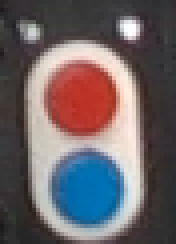
#> input picture file/filefeature0.png, 44 x 61 px, found by its file name (shown 4 times larger); its folder holds only this picture in this run
$ python offline.py
#> lines starting #> are read from the running program, lines starting #| are printed output that depends on the picture; after the words box and inside, x2 and y2 are one past the last pixel; in counts of white or black regions, pixels touching at a corner belong together
#! /usr/bin/env python3

import rospy
import cv2
import os
import numpy as np
from sklearn.cluster import KMeans
from math import cos,sin
GREEN = '\033[92m'
YELLOW = '\033[93m'
RED = '\033[91m'
BOLD = '\033[1m'
END = '\033[0m'


SERVICE_CALLBACK = GREEN + "Service call {} received" + END
PARAM_NOT_DEFINED_ERROR = "Parameter: {} not defined"
SUCCESSFUL = "Successfully executed"
NOT_SUCCESSFUL = "Not Successfully executed"
USER_QUESTION = YELLOW + "Do you want to save another image?" + END

# [129 lines left out: functions getScreen, getRedBlueButtons, not called in this run]


    # [4 lines of commented-out code are left out]


def main():

    rospy.init_node("offline_board_localization")
#> (this line was passed over: rospy is not available in this run)

    # [6 lines of commented-out code are left out]

    images_folder_path = "/home/samuele/projects/robothon_2022_ws/src/robothon2022_vision/file"


    for single_image_name in os.listdir(images_folder_path):
        img = cv2.imread(os.path.join(images_folder_path,single_image_name))
#> img is the input picture: shape (61, 44, 3); mean B, G, R 102.8, 99.6, 108.5

        crop_img      = img[144:669, 360:1150]
#> crop_img = empty array
        crop_img_copy = img[144:669, 360:1150].copy()
#> crop_img_copy = empty array

        print(img.shape)
#| (61, 44, 3)
        cv2.imshow("img croppata",crop_img)
        hsv = cv2.cvtColor(img, cv2.COLOR_BGR2HSV)
#> hsv: shape (61, 44, 3); mean H, S, V 58.5, 60.1, 123.1
        lab = cv2.cvtColor(img, cv2.COLOR_BGR2Lab)
#> lab: shape (61, 44, 3); mean of channels 0, 1, 2 109.5, 134.4, 129
        bw  = cv2.cvtColor(img, cv2.COLOR_BGR2GRAY)

        hue,saturation,value = cv2.split(hsv)
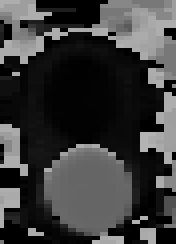
#> hue: shape (61, 44) (shown 4 times larger); min 0, max 179, mean 58.5
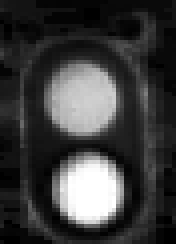
#> saturation: shape (61, 44) (shown 4 times larger); min 0, max 255, mean 60.1
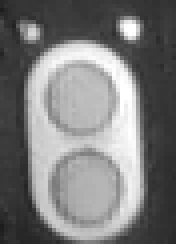
#> value: shape (61, 44) (shown 4 times larger); min 28, max 255, mean 123.1
        l_col,a_col,b_col    = cv2.split(lab)
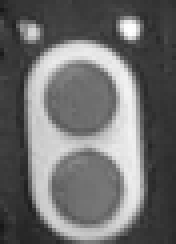
#> l_col: shape (61, 44) (shown 4 times larger); min 23, max 255, mean 109.5
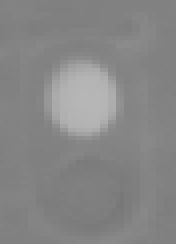
#> a_col: shape (61, 44) (shown 4 times larger); min 119, max 183, mean 134.4
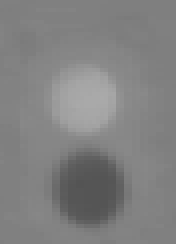
#> b_col: shape (61, 44) (shown 4 times larger); min 84, max 170, mean 129


        # Threshold and contours
        ret,value_th = cv2.threshold(value,90,255,0)
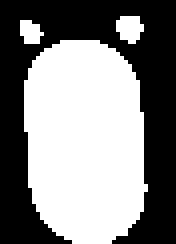
#> value_th: shape (61, 44) (shown 4 times larger); 51.7% white; 1 black region
        cv2.imshow('VALUE TH', value_th)
        contours, hierarchy = cv2.findContours(value_th, cv2.RETR_TREE, cv2.CHAIN_APPROX_SIMPLE)
#> contours = 3 contours, 1 with area under 20; largest, box (x1, y1, x2, y2) and area: (6, 10, 37, 61) 1259, (29, 4, 36, 11) 27

#> (the run stopped early here; a loop or call above may not have finished)
